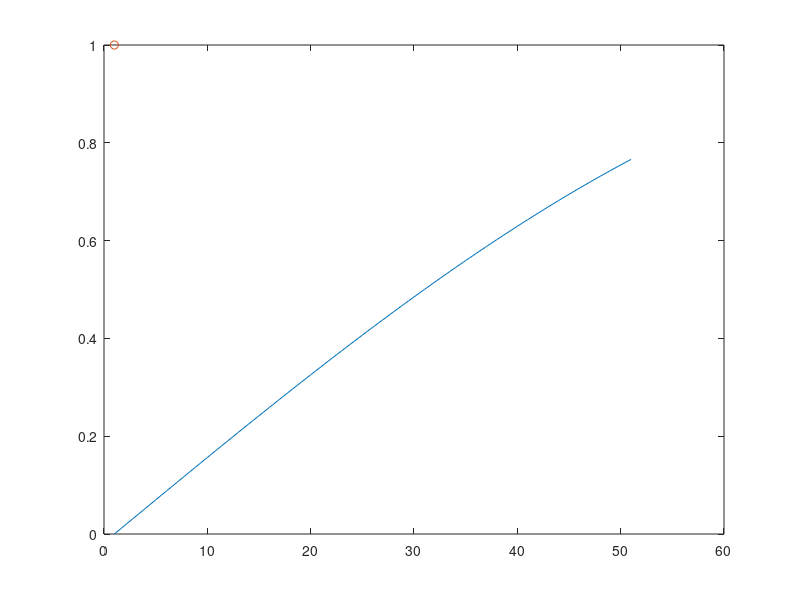

Reproduce this figure in MATLAB. (Note: this script raises an error after producing the figure.)
neigung = [7.27,11.30,16.80,19.05,2.75];
u_neigung = [0.5,0.5,0.5,0.5,0.5]; % Unsicherheit

% Hangabtriebskraft (parallel)
f_p = [1.19,1.80,2.55,2.85,0.55];
u_f_p = [0.02,0.02,0.05,0.05,0.02]; % Unsicherheit (verschiedene Federn)

f_g = [8.512,8.512,8.512,8.512,8.512];

quo= f_p./f_g;


von = 0:50;
 
neigungs_sin = sind(von);
plot(neigungs_sin)
hold on

errorbar(neigung,quo,u_f_p,u_f_p,u_neigung,u_neigung, 'o')

legend('$\sin(\alpha)$','$F_{\parallel}/F_{g}$','Interpreter','latex');
ylabel('$F_{\parallel}/F_{g}$','Interpreter','latex')
xlabel('Neigungswinkel $\alpha$ in Grad','Interpreter','latex')

hold off